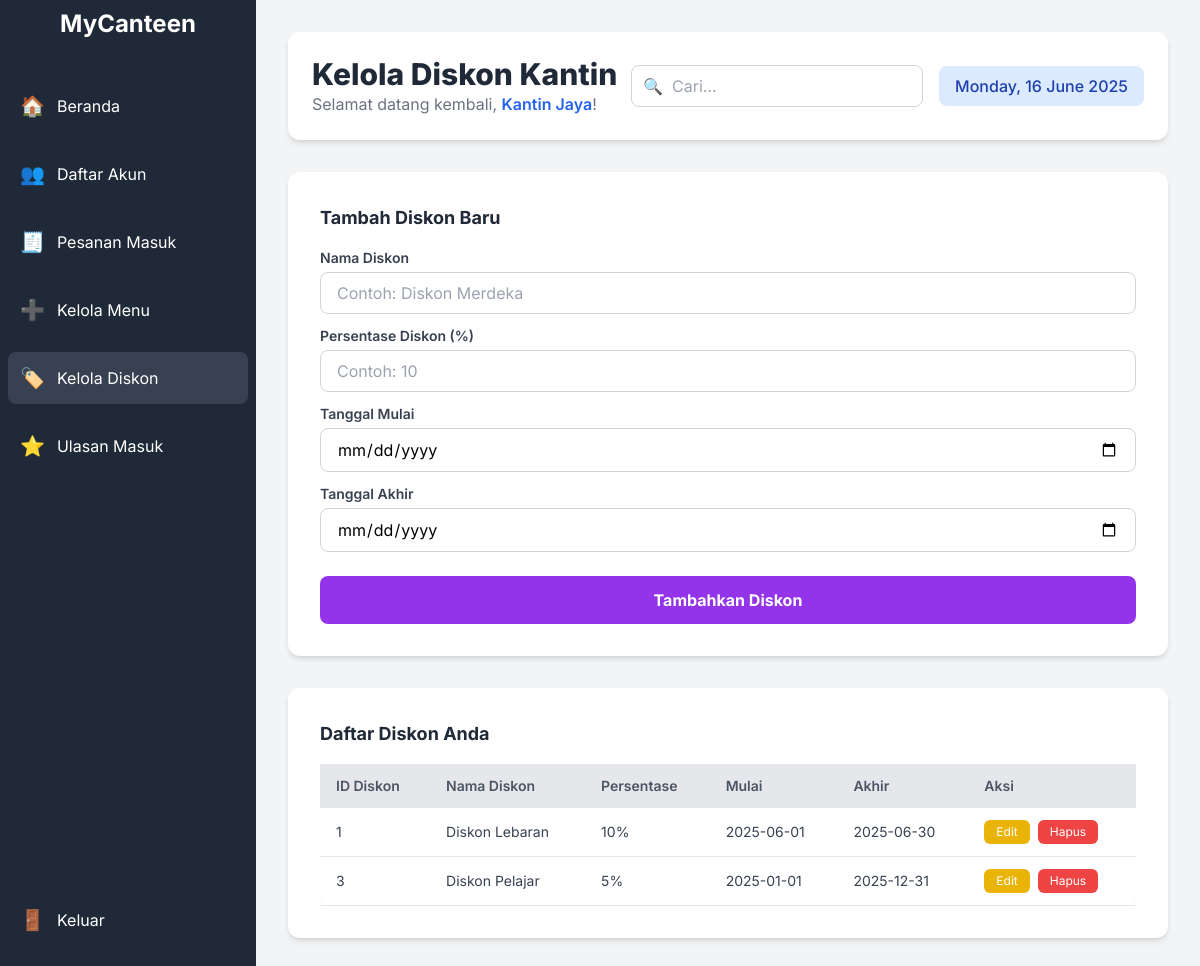
Page /index.php?page=kelola_diskon (signed in) on the committed database.
### tables this page shows
CREATE TABLE Diskon (
    id_diskon INT AUTO_INCREMENT PRIMARY KEY, 
    nama_diskon VARCHAR(20) NOT NULL,
    persentase_disko INT NOT NULL,
    tanggal_mulai DATE NOT NULL,
    tanggal_akhir DATE NOT NULL,
    Penjual_id_kantin VARCHAR(4),
    FOREIGN KEY (Penjual_id_kantin) REFERENCES Penjual(id_kantin) ON DELETE CASCADE
);

### koneksi.php (called while the page is built, shortened)
<?php
function fetch_assoc_db($result)
{
    return mysqli_fetch_assoc($result);
}
?>

### views/kelola_diskon_content.php (the view, shortened to what this page needs)
<?php
$edit_diskon = null;
?>
<div class="bg-white p-8 rounded-xl shadow-md mb-8">
    <h4 class="text-lg font-bold text-gray-800 mb-4"><?php echo $edit_diskon ? 'Edit Diskon' : 'Tambah Diskon Baru'; ?>
    </h4>
    <form method="POST" action="?page=kelola_diskon">
        <div class="mb-3">
            <label for="nama_diskon" class="block text-gray-700 text-sm font-semibold mb-1">Nama Diskon</label>
            <input type="text" id="nama_diskon" name="nama_diskon<?php echo $edit_diskon ? '_update' : ''; ?>"
                maxlength="20"
                class="w-full px-4 py-2 border border-gray-300 rounded-lg focus:outline-none focus:ring-2 focus:ring-blue-500"
                placeholder="Contoh: Diskon Merdeka"
                value="<?php echo htmlspecialchars($edit_diskon['nama_diskon'] ?? ''); ?>" required>
        </div>
        <div class="mb-3">
            <label for="persentase_disko" class="block text-gray-700 text-sm font-semibold mb-1">Persentase Diskon
                (%)</label>
            <input type="number" id="persentase_disko"
                name="persentase_disko<?php echo $edit_diskon ? '_update' : ''; ?>" min="1" max="100"
                class="w-full px-4 py-2 border border-gray-300 rounded-lg focus:outline-none focus:ring-2 focus:ring-blue-500"
                placeholder="Contoh: 10" value="<?php echo htmlspecialchars($edit_diskon['persentase_disko'] ?? ''); ?>"
                required>
        </div>
        <div class="mb-3">
            <label for="tanggal_mulai" class="block text-gray-700 text-sm font-semibold mb-1">Tanggal Mulai</label>
            <input type="date" id="tanggal_mulai" name="tanggal_mulai<?php echo $edit_diskon ? '_update' : ''; ?>"
                class="w-full px-4 py-2 border border-gray-300 rounded-lg focus:outline-none focus:ring-2 focus:ring-blue-500"
                value="<?php echo htmlspecialchars($edit_diskon['tanggal_mulai'] ?? ''); ?>" required>
        </div>
        <div class="mb-6">
            <label for="tanggal_akhir" class="block text-gray-700 text-sm font-semibold mb-1">Tanggal Akhir</label>
            <input type="date" id="tanggal_akhir" name="tanggal_akhir<?php echo $edit_diskon ? '_update' : ''; ?>"
                class="w-full px-4 py-2 border border-gray-300 rounded-lg focus:outline-none focus:ring-2 focus:ring-blue-500"
                value="<?php echo htmlspecialchars($edit_diskon['tanggal_akhir'] ?? ''); ?>" required>
        </div>
        <button type="submit" name="<?php echo $edit_diskon ? 'update_diskon_submit' : 'add_diskon_submit'; ?>"
            class="w-full bg-purple-600 text-white py-3 rounded-lg font-bold hover:bg-purple-700 transition-colors duration-300">
            <?php echo $edit_diskon ? 'Perbarui Diskon' : 'Tambahkan Diskon'; ?>
        </button>
    </form>
</div>
<div class="bg-white p-8 rounded-xl shadow-md mt-8">
    <h4 class="text-lg font-bold text-gray-800 mb-4">Daftar Diskon Anda</h4>
    <div class="overflow-x-auto">
        <table class="min-w-full bg-white rounded-lg shadow-sm">
            <thead class="bg-gray-200">
                <tr>
                    <th class="py-3 px-4 text-left text-sm font-semibold text-gray-600">ID Diskon</th>
                    <th class="py-3 px-4 text-left text-sm font-semibold text-gray-600">Nama Diskon</th>
                    <th class="py-3 px-4 text-left text-sm font-semibold text-gray-600">Persentase</th>
                    <th class="py-3 px-4 text-left text-sm font-semibold text-gray-600">Mulai</th>
                    <th class="py-3 px-4 text-left text-sm font-semibold text-gray-600">Akhir</th>
                    <th class="py-3 px-4 text-left text-sm font-semibold text-gray-600">Aksi</th>
                </tr>
            </thead>
            <tbody>
                <?php
                $current_seller_id = $_SESSION['user_id'];
                $query_my_discounts = "SELECT id_diskon, nama_diskon, persentase_disko, tanggal_mulai, tanggal_akhir FROM Diskon WHERE Penjual_id_kantin = ?";
                $stmt_my_discounts = mysqli_prepare($conn, $query_my_discounts);
                mysqli_stmt_bind_param($stmt_my_discounts, "s", $current_seller_id);
                mysqli_stmt_execute($stmt_my_discounts);
                $result_my_discounts = mysqli_stmt_get_result($stmt_my_discounts);
                if ($result_my_discounts && mysqli_num_rows($result_my_discounts) > 0) {
                    while ($diskon = fetch_assoc_db($result_my_discounts)) {
                        echo '<tr class="border-b border-gray-200 hover:bg-gray-50">';
                        echo '<td class="py-3 px-4 text-sm text-gray-700">' . htmlspecialchars($diskon['id_diskon']) . '</td>';
                        echo '<td class="py-3 px-4 text-sm text-gray-700">' . htmlspecialchars($diskon['nama_diskon']) . '</td>';
                        echo '<td class="py-3 px-4 text-sm text-gray-700">' . htmlspecialchars($diskon['persentase_disko']) . '%</td>';
                        echo '<td class="py-3 px-4 text-sm text-gray-700">' . htmlspecialchars($diskon['tanggal_mulai']) . '</td>';
                        echo '<td class="py-3 px-4 text-sm text-gray-700">' . htmlspecialchars($diskon['tanggal_akhir']) . '</td>';
                        echo '<td class="py-3 px-4 text-sm text-gray-700 flex space-x-2">';
                        echo '<a href="?page=kelola_diskon&edit_diskon_id=' . htmlspecialchars($diskon['id_diskon']) . '" class="bg-yellow-500 text-white px-3 py-1 rounded-md hover:bg-yellow-600 transition-colors duration-200 text-xs">Edit</a>';
                        echo '<form method="POST" action="?page=kelola_diskon" onsubmit="return confirm(\'Anda yakin ingin menghapus diskon ini? Diskon di menu akan dihapus!\');">';
                        echo '<button type="submit" name="delete_diskon_submit" class="bg-red-500 text-white px-3 py-1 rounded-md hover:bg-red-600 transition-colors duration-200 text-xs">Hapus</button>';
                        echo '</form>';
                        echo '</td>';
                        echo '</tr>';
                    }
                } else {
                    echo '<tr><td colspan="6" class="py-4 text-center text-gray-500">Belum ada diskon yang ditambahkan.</td></tr>';
                }
                ?>
            </tbody>
        </table>
    </div>
</div>

### index.php (style rules this page uses)
body { font-family: 'Inter', sans-serif; }

### rows in the picture
diskon: id_diskon "1", nama_diskon "Diskon Lebaran", persentase_disko "10", tanggal_mulai "2025-06-01", tanggal_akhir "2025-06-30"
diskon: id_diskon "3", nama_diskon "Diskon Pelajar", persentase_disko "5", tanggal_mulai "2025-01-01", tanggal_akhir "2025-12-31"

### other values in the picture
$_SESSION['username'] "Kantin Jaya"
